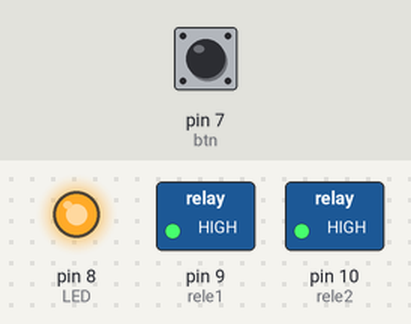
This sketch was run on a simulated Arduino Uno, built with avr-gcc and run on an emulated ATmega328P. Parts: switched loads named in the sketch (green lamp = pin HIGH), output pins drawn as LEDs (lit = HIGH). Inputs (shaded band) come from the test bench; at power-on: pin 7 (btn) LOW.

Above: at 1.3 s.
1.4 s: pin 7 (btn) pulled HIGH for 0.15 s
At 2.3 s:
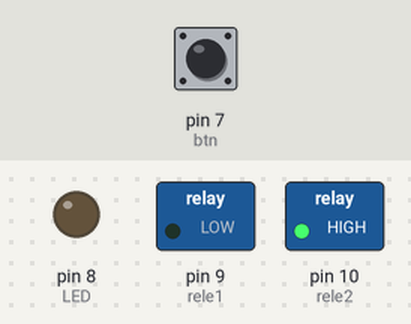
3.0 s: pin 7 (btn) pulled HIGH for 1 s
At 3.6 s:
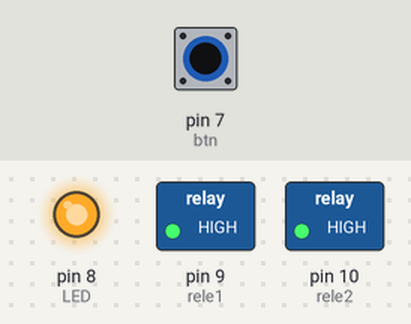
5.5 s: pin 7 (btn) pulled HIGH for 3.2 s
At 6.7 s:
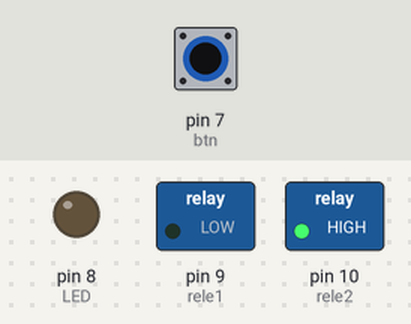
Timing chart, 0 to 8.5 s (numbered marks = the images above; inputs shaded):
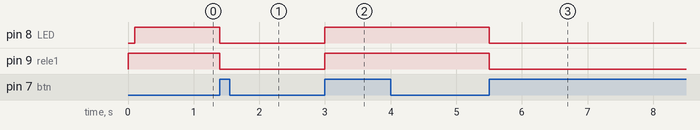

Measured:
- after the input at 1.4 s, pin 8 (LED), pin 9 (rele1): HIGH → LOW at once
- after the input at 3.0 s, pin 8 (LED), pin 9 (rele1): LOW → HIGH at once
- after the input at 5.5 s, pin 8 (LED), pin 9 (rele1): HIGH → LOW at once

The sketch:

Motorfodao.ino
```cpp
int rele1 = 9;
int rele2 = 10;
int LED = 8;
int btn = 7;
int btnPress = 0;

void setup() {
  // put your setup code here, to run once:
  pinMode(rele1, OUTPUT);
  pinMode(rele2, OUTPUT);
  pinMode(LED, OUTPUT);
  pinMode(btn, INPUT);
  digitalWrite(rele1, HIGH);
  digitalWrite(rele2, HIGH);
  digitalWrite(LED, LOW);
  delay(100);
  digitalWrite(LED, HIGH);
}

void loop() {
  // put your main code here, to run repeatedly:
 if(digitalRead(btn) && btnPress == LOW) {
  digitalWrite(LED, !digitalRead(LED));
  digitalWrite(rele1, digitalRead(LED));
  //digitalWrite(rele2, digitalRead(LED));
  btnPress = HIGH;
 }

 if(!digitalRead(btn)) {
  btnPress = LOW;
 }
}
```
